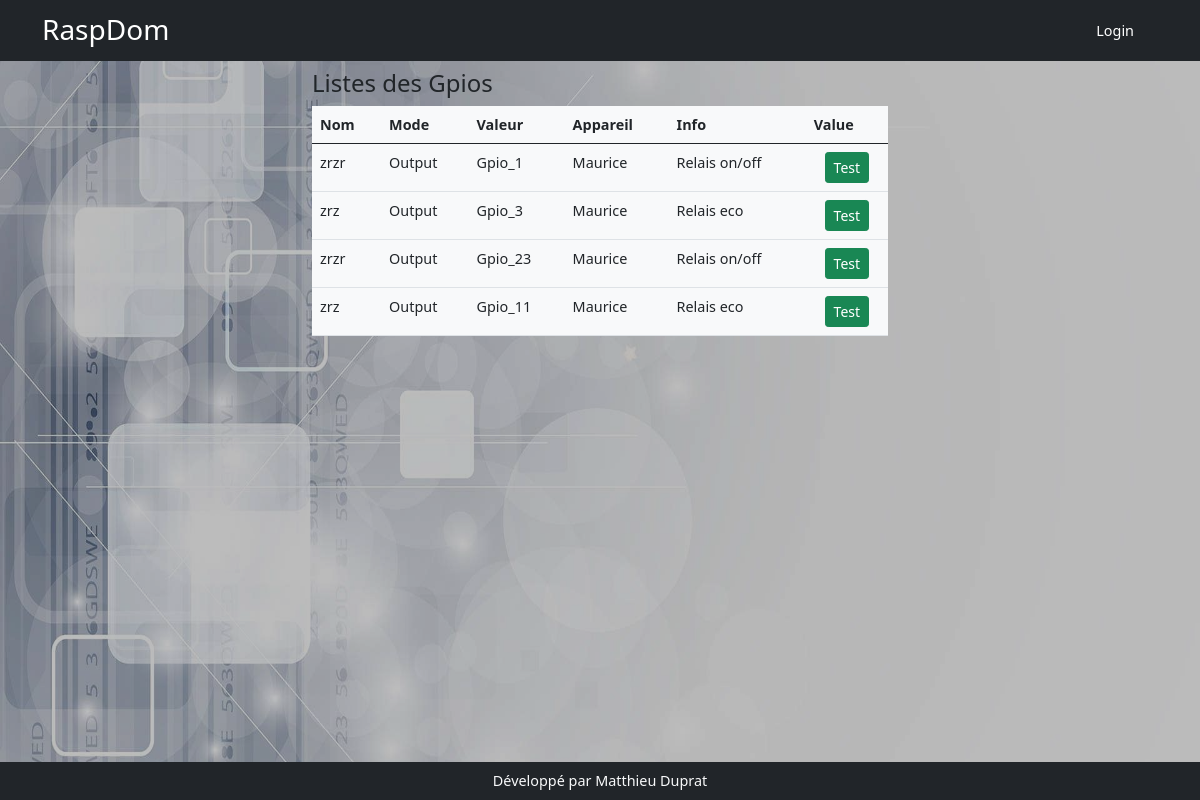
Page /gpios on the earlier database version.
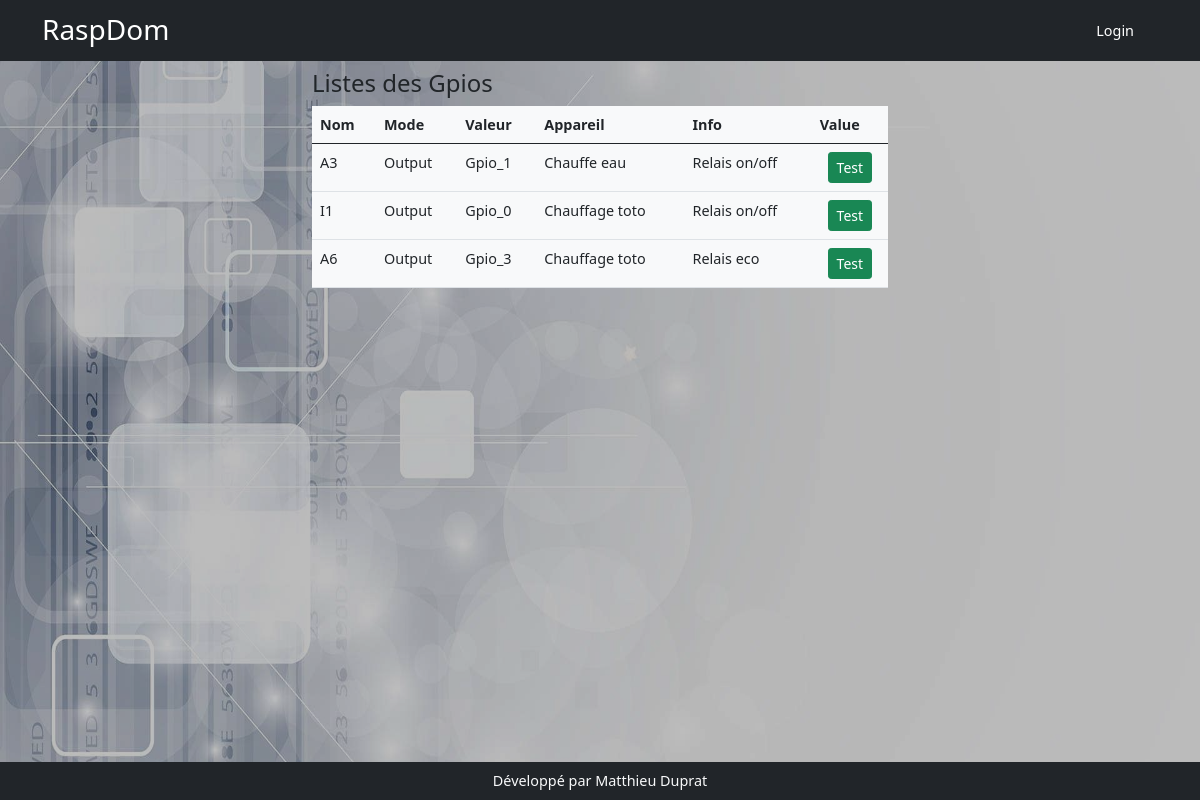
Same page on the later database version.
### models.py (models this page shows, shortened)
class Gpio(db.Model):
    id = db.Column(db.Integer, primary_key=True)
    nom = db.Column(db.String(200))
    mode = db.Column(db.String(10))
    valeur = db.Column(db.String(10))
    info = db.Column(db.String(200))
    appareil_id = db.Column(db.Integer, db.ForeignKey('appareil.id'), nullable=True, default='')

class Appareil(db.Model):
    id = db.Column(db.Integer, primary_key=True)
    nom = db.Column(db.String(200))
    description = db.Column(db.String(200))
    categorieappareil = db.Column(db.String(200), nullable=True)
    sortie = db.Column(db.String(200), nullable=True)
    image = db.Column(db.String(200), nullable=True)
    gpios = db.relationship('Gpio', backref='appareil', lazy=True)
    order_gpio = db.Column(db.String(200))
    nbre_gpio = db.Column(db.Integer)
    programmations = db.relationship('Programmation', backref='appareil_programmation', lazy=True)
    mode_de_marche = db.relationship('ModeDeMarche', uselist=False,  backref='appareil_mode_de_marche', lazy=True)
    auto = db.relationship('Auto', uselist=False, backref='appareil_auto', lazy=True)
    sonde_id = db.Column(db.Integer, db.ForeignKey('sonde.id'))
    sonde = db.relationship('Sonde', uselist=False, backref='appareil_sonde', lazy=True)
    manuel = db.relationship('Manuel', uselist=False, backref='appareil_ordre', lazy=True)
    label = db.Column(db.String(250))
    sonde_actived = db.Column(db.Boolean,default=False, nullable=False)

### app.py (the view)
@app.route('/gpios')
def gpios():
    gpios_list = Gpio.query.order_by('appareil_id', 'mode').all()
    return render_template('gpio/gpios.html', gpio_list=gpios_list)

### templates/gpio/gpios.html
{% extends 'base.html' %}
{% block content %}
<div class="row">
    <div class="col-md-6 mx-auto ">
        <h4>Listes des Gpios</h4>
        <table class="table bg-light">
            <thead>
                <tr>
                    <th>Nom</th>
                    <th>Mode</th>
                    <th>Valeur</th>
                    <th>Appareil</th>
                    <th>Info</th>
                    <th>Value</th>
                </tr>
            </thead>
            <tbody>{% for gpio in gpio_list %}
                <tr>
                    <td>{{gpio.nom}}</td>
                    <td>{{gpio.mode}}</td>
                    <td>{{ gpio.valeur}}</td>
                    <td>{{ gpio.appareil.nom}}</td>
                    <td>{{ gpio.info}}</td>
                    <td class="mx-auto text-center">{% if gpio.mode=='input'%}<input class="form-control mx-auto " style="width: 5rem;" type="text" id="gpio_{{gpio.id}}">{% else %}<button class="btn btn-success btn-sm">Test</button>{% endif %}</td>
                </tr>{% endfor %}
            </tbody>
        </table>
    </div>
</div>
{% endblock %}

Differences in the rows shown:
removed Gpio: nom "zrzr", mode "Output", valeur "Gpio_1", appareil.nom "Maurice", info "Relais on/off", shows "Test"
removed Gpio: nom "zrz", mode "Output", valeur "Gpio_3", appareil.nom "Maurice", info "Relais eco", shows "Test"
changed Gpio: nom "zrzr" → "A3"; valeur "Gpio_23" → "Gpio_1"; appareil.nom "Maurice" → "Chauffe eau"
changed Gpio: nom "zrz" → "I1"; valeur "Gpio_11" → "Gpio_0"; appareil.nom "Maurice" → "Chauffage toto"; info "Relais eco" → "Relais on/off"
added Gpio: nom "A6", mode "Output", valeur "Gpio_3", appareil.nom "Chauffage toto", info "Relais eco", shows "Test"
